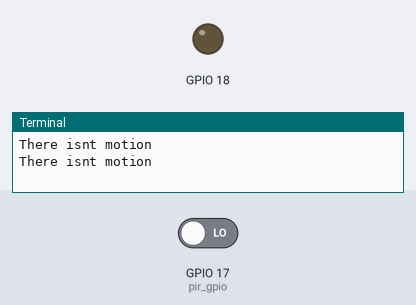
The program below on a simulated Raspberry Pi (BCM pin numbers). On the bench: output pins drawn as LEDs (lit = HIGH), the last lines printed to the terminal. The test bench sets the inputs (shaded band); at power-on: GPIO 17 (pir_gpio) LOW.

Above: at 1.2 s.
1.3 s: GPIO 17 (pir_gpio) driven HIGH
At 2.7 s:
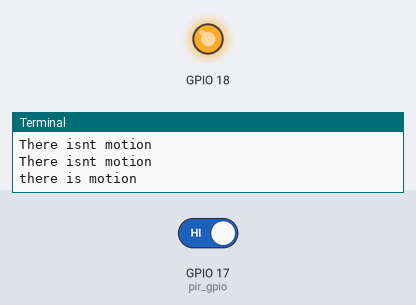
3.5 s: GPIO 17 (pir_gpio) driven LOW
At 5.4 s:
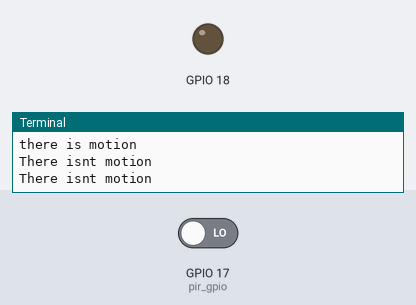
Timing chart, 0 to 6.9 s (numbered marks = the images above; inputs shaded):
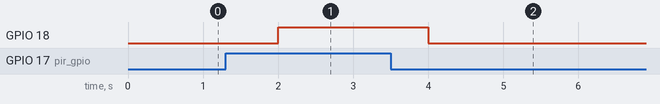

The program:

PIRandLED.py
```python
import RPi.GPIO as GPIO
from time import sleep
#led = LED(18)
GPIO.setmode(GPIO.BCM)
GPIO.setup(18, GPIO.OUT)
pir_gpio = 17
GPIO.setup(pir_gpio, GPIO.IN)
while True:
    if GPIO.input(pir_gpio) == 1:
        #led.on()
        GPIO.output(18,GPIO.HIGH)
        print('there is motion')
        sleep(1)
    elif GPIO.input(pir_gpio) == 0:
        #led.off()
        GPIO.output(18,GPIO.LOW)
        print('There isnt motion')
        sleep(1)
```

Measured:
- after the input at 1.3 s, GPIO 18: LOW → HIGH after 0.70 s
- after the input at 3.5 s, GPIO 18: HIGH → LOW after 0.50 s
